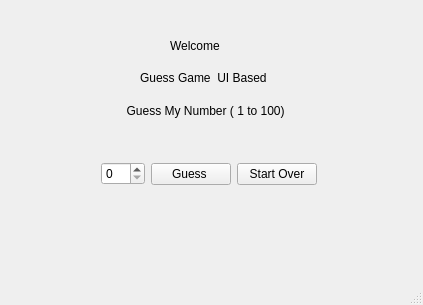
<?xml version="1.0" encoding="UTF-8"?>
<ui version="4.0">
 <class>MainWindow</class>
 <widget class="QMainWindow" name="MainWindow">
  <property name="geometry">
   <rect>
    <x>0</x>
    <y>0</y>
    <width>423</width>
    <height>305</height>
   </rect>
  </property>
  <property name="minimumSize">
   <size>
    <width>423</width>
    <height>305</height>
   </size>
  </property>
  <property name="windowTitle">
   <string>MainWindow</string>
  </property>
  <widget class="QWidget" name="centralwidget">
   <widget class="QLabel" name="label">
    <property name="geometry">
     <rect>
      <x>170</x>
      <y>30</y>
      <width>71</width>
      <height>31</height>
     </rect>
    </property>
    <property name="text">
     <string>Welcome </string>
    </property>
   </widget>
   <widget class="QLabel" name="label_2">
    <property name="geometry">
     <rect>
      <x>120</x>
      <y>100</y>
      <width>211</width>
      <height>21</height>
     </rect>
    </property>
    <property name="text">
     <string>  Guess My Number ( 1 to 100)</string>
    </property>
   </widget>
   <widget class="QLabel" name="label_3">
    <property name="geometry">
     <rect>
      <x>140</x>
      <y>70</y>
      <width>151</width>
      <height>16</height>
     </rect>
    </property>
    <property name="text">
     <string>Guess Game  UI Based </string>
    </property>
   </widget>
   <widget class="QLabel" name="messageLabel">
    <property name="geometry">
     <rect>
      <x>100</x>
      <y>200</y>
      <width>241</width>
      <height>61</height>
     </rect>
    </property>
    <property name="text">
     <string/>
    </property>
   </widget>
   <widget class="QWidget" name="">
    <property name="geometry">
     <rect>
      <x>101</x>
      <y>160</y>
      <width>216</width>
      <height>28</height>
     </rect>
    </property>
    <layout class="QHBoxLayout" name="horizontalLayout">
     <item>
      <widget class="QSpinBox" name="spinBox"/>
     </item>
     <item>
      <widget class="QPushButton" name="guessButton">
       <property name="text">
        <string>Guess </string>
       </property>
      </widget>
     </item>
     <item>
      <widget class="QPushButton" name="startOverPushButton">
       <property name="text">
        <string>Start Over</string>
       </property>
      </widget>
     </item>
    </layout>
   </widget>
  </widget>
  <widget class="QMenuBar" name="menubar">
   <property name="geometry">
    <rect>
     <x>0</x>
     <y>0</y>
     <width>423</width>
     <height>22</height>
    </rect>
   </property>
  </widget>
  <widget class="QStatusBar" name="statusbar"/>
 </widget>
 <resources/>
 <connections/>
</ui>
